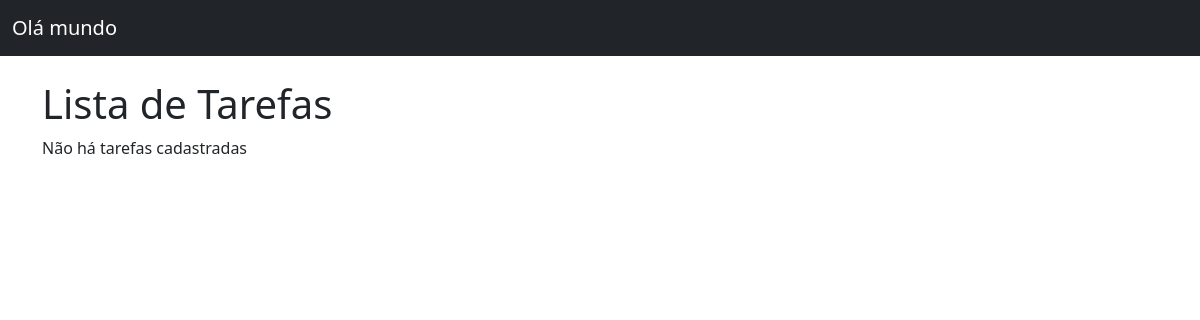
Before: / with the older database file.
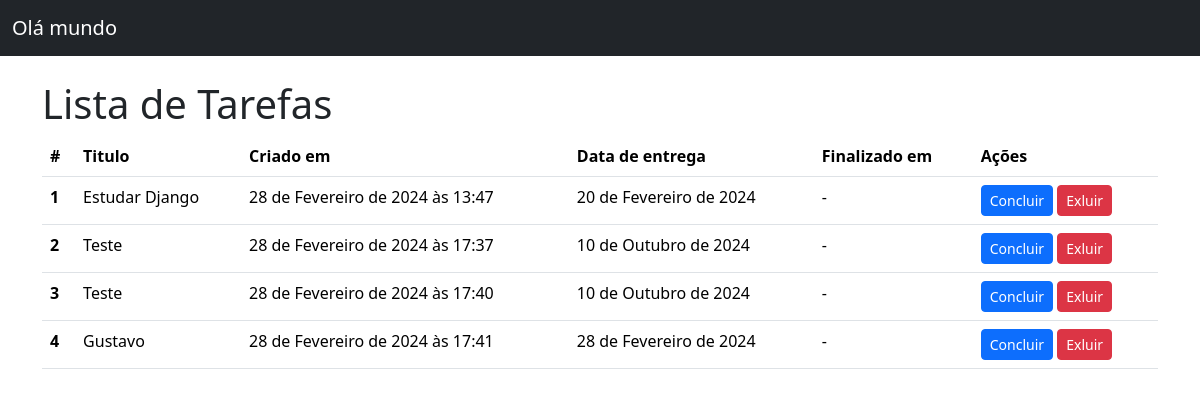
After: the same page with the newer database file.
### todos/models.py (models this page shows)
class Todo(models.Model):
    tittle = models.CharField(max_length=100, null=False, blank=False)
    created_at = models.DateTimeField(auto_now_add=True, null=False, blank=False)
    deadline = models.DateField(null=False, blank=False)
    finished_at = models.DateField(null=True)

### todos/views.py (the view)
# urls.py: path("", TodoListView.as_view(), name="todo_list"),
class TodoListView(ListView):
    model = Todo

### todos/templates/todos/todo_list.html (shortened to what this page needs)
<!DOCTYPE html>
<html lang="pt-br">
  <head>
    <link href="https://cdn.jsdelivr.net/npm/bootstrap@5.3.3/dist/css/bootstrap.min.css" rel="stylesheet">
  </head>
  <body>
    <nav class="navbar bg-dark mb-4" data-bs-theme="dark">
        <div class="container-fluid">
          <a class="navbar-brand" href="#">Olá mundo</a>
        </div>
    </nav>
    <main class="container">
        <h1>Lista de Tarefas</h1>
        {% if todo_list %}
            <table class="table">
                <thead>
                <tr>
                    <th scope="col">#</th>
                    <th scope="col">Titulo</th>
                    <th scope="col">Criado em</th>
                    <th scope="col">Data de entrega</th>
                    <th scope="col">Finalizado em</th>
                    <th scope="col">Ações</th>
                </tr>
                </thead>
                <tbody>
                    {% for todo in todo_list %}
                        <tr>
                            <th scope="row">{{ todo.pk }}</th>
                            <td>{{  todo.tittle }}</td>
                            <td>{{  todo.created_at }}</td>
                            <td>{{  todo.deadline }}</td>
                            <td>{{  todo.finished_at|default:"-" }}</td>
                            <td>
                                <a href="#" class="btn btn-primary btn-sm">Concluir</a>
                                <a href="#" class="btn btn-danger btn-sm">Exluir</a>
                            </td>
                        </tr>
                    {% endfor %}
                </tbody>
            </table>
        {% else %}
            <p>Não há tarefas cadastradas</p>
        {% endif %}
    </main>
  </body>
</html>

Changed rows visible on the page:
added Todo: pk "1", tittle "Estudar Django", created_at "28 de Fevereiro de 2024 às 13:47", deadline "20 de Fevereiro de 2024", finished_at "-"
added Todo: pk "2", tittle "Teste", created_at "28 de Fevereiro de 2024 às 17:37", deadline "10 de Outubro de 2024", finished_at "-"
added Todo: pk "3", tittle "Teste", created_at "28 de Fevereiro de 2024 às 17:40", deadline "10 de Outubro de 2024", finished_at "-"
added Todo: pk "4", tittle "Gustavo", created_at "28 de Fevereiro de 2024 às 17:41", deadline "28 de Fevereiro de 2024", finished_at "-"
Other visible differences:
text no longer shown: "Não há tarefas cadastradas"
text now shown: "# Titulo Criado em Data de entrega Finalizado em Ações"
